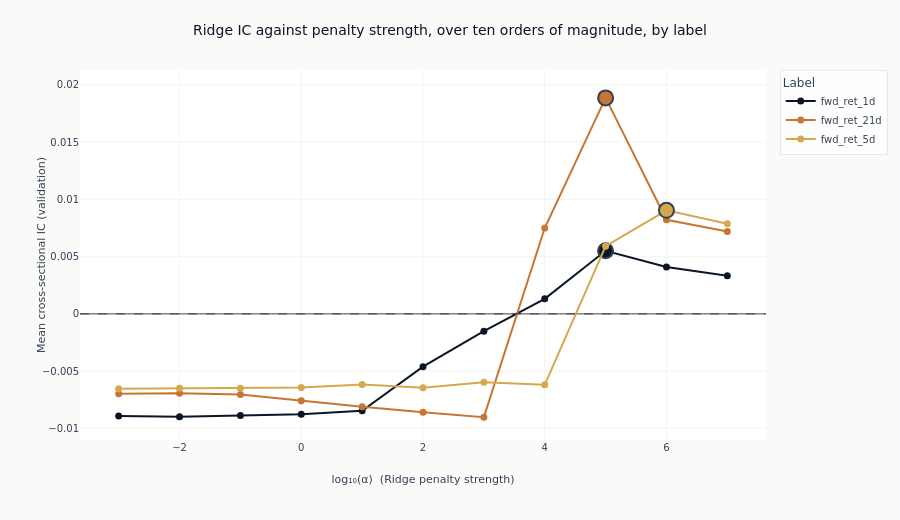

Notebook code for this chart:
### Markdown cell above
### What shrinkage does on its own

The bar chart mixes three estimators. Tracing IC across the Ridge penalty alone isolates the
effect of shrinkage, with the estimator, the features and the folds all held fixed and only
`alpha` moving. The alpha is read from each configuration's declared parameters rather than
parsed out of its name, so the curve plots what was fitted.

One curve per label puts the three horizons on one pair of axes, which is the comparison
fitting them together exists to make: whether the penalty that helps most is the same strength
at every horizon, and whether the curve has the same shape at all.

### Code cell
ridge = (
    catalog.filter(pl.col("model_class") == "Ridge")
    .with_columns(
        alpha=pl.col("params").str.extract(r"alpha=([0-9.eE+-]+)").cast(pl.Float64),
    )
    .drop_nulls("alpha")
    .sort("label", "alpha")
)
if ridge.height:
    ridge_labels = [label for label in panel_labels if label in set(ridge.get_column("label"))]
    curve_colors = [COLORS["blue"], COLORS["copper"], COLORS["amber"]]
    fig_alpha = go.Figure()
    peaks = {}
    for index, label in enumerate(ridge_labels):
        series = ridge.filter(pl.col("label") == label)
        log_alpha = np.log10(series.get_column("alpha").to_numpy())
        ridge_ic = series.get_column("ic_mean").to_numpy()
        peak = int(np.argmax(ridge_ic))
        peaks[label] = (float(log_alpha[peak]), float(ridge_ic[peak]))
        fig_alpha.add_trace(
            go.Scatter(
                x=log_alpha,
                y=ridge_ic,
                mode="lines+markers",
                name=label,
                line=dict(color=curve_colors[index % len(curve_colors)], width=2),
                marker=dict(size=7, color=curve_colors[index % len(curve_colors)]),
            )
        )
        fig_alpha.add_trace(
            go.Scatter(
                x=[log_alpha[peak]],
                y=[ridge_ic[peak]],
                mode="markers",
                marker=dict(
                    size=15,
                    color=curve_colors[index % len(curve_colors)],
                    line=dict(width=2, color=COLORS["neutral"]),
                ),
                showlegend=False,
                hoverinfo="skip",
            )
        )
    fig_alpha.add_hline(y=0, line_width=1, line_dash="dash", line_color=COLORS["neutral"])
    fig_alpha.update_layout(
        title="Ridge IC against penalty strength, over ten orders of magnitude, by label",
        height=520,
        width=900,
        margin=dict(t=70),
        legend=dict(title_text="Label"),
    )
    fig_alpha.update_xaxes(title_text="log₁₀(α)  (Ridge penalty strength)", zeroline=False)
    fig_alpha.update_yaxes(title_text="Mean cross-sectional IC (validation)")
    peak_text = ", ".join(
        f"{label} at 1e{int(round(peaks[label][0]))} (IC {peaks[label][1]:+.3f})"
        for label in ridge_labels
    )
    show_plotly_with_alt(
        fig_alpha,
        "Line chart of mean validation information coefficient against the base-ten logarithm of "
        "the Ridge penalty, one line per label, against a dashed zero line. All three lines sit "
        "below zero at weak penalties, cross it within an order of magnitude of each other and "
        "peak near the strong end of the grid before easing back. The peak on each line is ringed: "
        f"{peak_text}.",
    )
else:
    print(
        "No declared label declares Ridge configurations, so there is no penalty sweep to trace. "
        "Which estimators this section can show is decided by the menus at "
        "config/training/*.yaml."
    )

### Figure 1 — Plotly figure (JSON) as saved in the notebook; plotly's stock layout.template omitted (floating-point values rounded to 4 significant figures)
{"data": [{"line": {"color": "#0a1628", "width": 2}, "marker": {"color": "#0a1628", "size": 7}, "mode": "lines+markers", "name": "fwd_ret_1d", "type": "scatter", "x": [-3.0, -2.0, -1.0, 0.0, 1.0, 2.0, 3.0, 4.0, 5.0, 6.0, 7.0], "y": [-0.008912, -0.008975, -0.008881, -0.008757, -0.008456, -0.004606, -0.001514, 0.001314, 0.005512, 0.0041, 0.003338]}, {"hoverinfo": "skip", "marker": {"color": "#0a1628", "line": {"color": "#334155", "width": 2}, "size": 15}, "mode": "markers", "showlegend": false, "type": "scatter", "x": [5.0], "y": [0.005512]}, {"line": {"color": "#C87533", "width": 2}, "marker": {"color": "#C87533", "size": 7}, "mode": "lines+markers", "name": "fwd_ret_21d", "type": "scatter", "x": [-3.0, -2.0, -1.0, 0.0, 1.0, 2.0, 3.0, 4.0, 5.0, 6.0, 7.0], "y": [-0.006963, -0.006936, -0.007039, -0.007587, -0.008112, -0.008581, -0.009013, 0.007495, 0.01886, 0.008217, 0.007186]}, {"hoverinfo": "skip", "marker": {"color": "#C87533", "line": {"color": "#334155", "width": 2}, "size": 15}, "mode": "markers", "showlegend": false, "type": "scatter", "x": [5.0], "y": [0.01886]}, {"line": {"color": "#D4A84B", "width": 2}, "marker": {"color": "#D4A84B", "size": 7}, "mode": "lines+markers", "name": "fwd_ret_5d", "type": "scatter", "x": [-3.0, -2.0, -1.0, 0.0, 1.0, 2.0, 3.0, 4.0, 5.0, 6.0, 7.0], "y": [-0.006545, -0.006502, -0.006487, -0.006417, -0.006162, -0.00646, -0.005968, -0.006191, 0.005914, 0.009041, 0.007864]}, {"hoverinfo": "skip", "marker": {"color": "#D4A84B", "line": {"color": "#334155", "width": 2}, "size": 15}, "mode": "markers", "showlegend": false, "type": "scatter", "x": [6.0], "y": [0.009041]}], "layout": {"height": 520, "legend": {"title": {"text": "Label"}}, "margin": {"t": 70}, "shapes": [{"line": {"color": "#334155", "dash": "dash", "width": 1}, "type": "line", "x0": 0, "x1": 1, "xref": "x domain", "y0": 0, "y1": 0, "yref": "y"}], "title": {"text": "Ridge IC against penalty strength, over ten orders of magnitude, by label"}, "width": 900, "xaxis": {"title": {"text": "log₁₀(α)  (Ridge penalty strength)"}, "zeroline": false}, "yaxis": {"title": {"text": "Mean cross-sectional IC (validation)"}}}}
